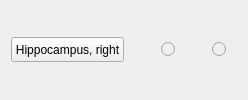
       <widget class="QEvaluationWidget" name="QEvaluationWidget_6" native="true">
        <layout class="QHBoxLayout" name="horizontalLayout_7">
         <item>
          <widget class="QPushButton" name="hippocampus_right">
           <property name="sizePolicy">
            <sizepolicy hsizetype="Preferred" vsizetype="Fixed">
             <horstretch>0</horstretch>
             <verstretch>0</verstretch>
            </sizepolicy>
           </property>
           <property name="minimumSize">
            <size>
             <width>30</width>
             <height>25</height>
            </size>
           </property>
           <property name="text">
            <string>Hippocampus, right</string>
           </property>
          </widget>
         </item>
         <item>
          <spacer name="horizontalSpacer_14">
           <property name="orientation">
            <enum>Qt::Horizontal</enum>
           </property>
           <property name="sizeType">
            <enum>QSizePolicy::MinimumExpanding</enum>
           </property>
           <property name="sizeHint" stdset="0">
            <size>
             <width>31</width>
             <height>25</height>
            </size>
           </property>
          </spacer>
         </item>
         <item>
          <widget class="QRadioButton" name="hippocampus_right_good">
           <property name="enabled">
            <bool>false</bool>
           </property>
           <property name="sizePolicy">
            <sizepolicy hsizetype="Fixed" vsizetype="Fixed">
             <horstretch>0</horstretch>
             <verstretch>0</verstretch>
            </sizepolicy>
           </property>
           <property name="minimumSize">
            <size>
             <width>25</width>
             <height>25</height>
            </size>
           </property>
           <property name="text">
            <string notr="true"/>
           </property>
          </widget>
         </item>
         <item>
          <spacer name="horizontalSpacer_15">
           <property name="orientation">
            <enum>Qt::Horizontal</enum>
           </property>
           <property name="sizeType">
            <enum>QSizePolicy::Fixed</enum>
           </property>
           <property name="sizeHint" stdset="0">
            <size>
             <width>20</width>
             <height>25</height>
            </size>
           </property>
          </spacer>
         </item>
         <item>
          <widget class="QRadioButton" name="hippocampus_right_bad">
           <property name="enabled">
            <bool>false</bool>
           </property>
           <property name="sizePolicy">
            <sizepolicy hsizetype="Fixed" vsizetype="Fixed">
             <horstretch>0</horstretch>
             <verstretch>0</verstretch>
            </sizepolicy>
           </property>
           <property name="minimumSize">
            <size>
             <width>25</width>
             <height>25</height>
            </size>
           </property>
           <property name="text">
            <string/>
           </property>
          </widget>
         </item>
        </layout>
       </widget>
